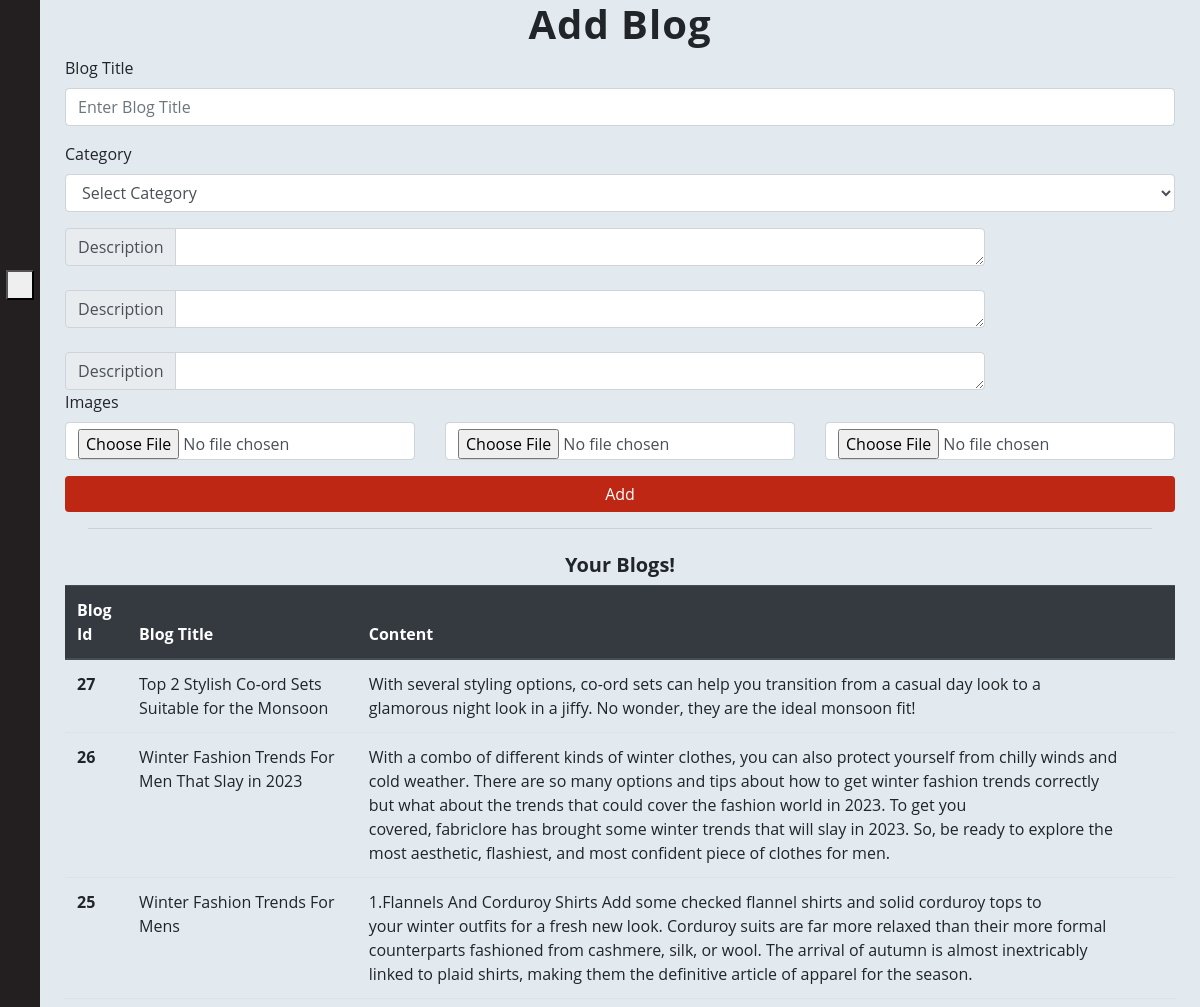
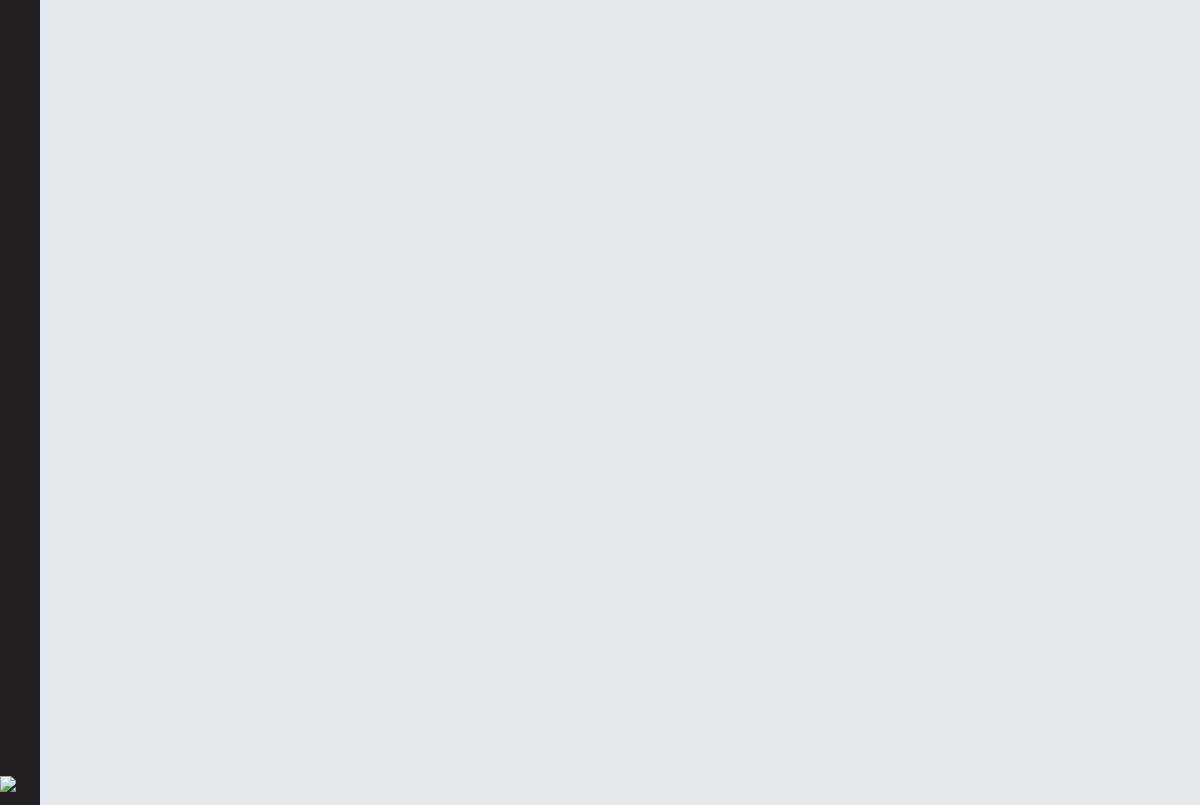
Page /seller/add_blog/ (signed in) on the committed database (2 pictures, top to bottom).
### saler/models.py (models this page shows, shortened)
class Blogs(models.Model):
	blog_id = models.BigAutoField(primary_key=True)
	blog_id2 = models.CharField(max_length=100,default='')
	shop = models.ForeignKey(User, on_delete=models.CASCADE,default='')
	blog_title = models.CharField(max_length=100)
	blog_category = models.CharField(max_length=100)
	desc = models.TextField()
	desc2 = models.TextField()
	desc3 = models.TextField()
	pub_date = models.DateField(auto_now=True)
	image1 = models.ImageField(upload_to='blogs/images', default="",null=True)
	image2 = models.ImageField(upload_to='blogs/images', default="",null=True,blank=True)
	image3 = models.ImageField(upload_to='blogs/images', default="",null=True,blank=True)

### saler/views.py (the view, shortened to what this page needs)
# urls.py: path("add_blog/", views.add_blog, name = "add_blog"),
@login_required
def add_blog(request):
	if request.user.is_superuser or request.user.is_staff:
		blogs = [p for p in Blogs.objects.all() if p.shop == request.user]
		if request.method == 'GET':
			blog_id = request.GET.get('blog_id', 0)
			del_prod = [p.blog_id for p in Blogs.objects.all() if p.shop == request.user]
			if int(blog_id) in del_prod:
				Blogs.objects.filter(blog_id=int(blog_id))[0].delete()
				messages.success(request, f'The Blog of id {blog_id} is deleted !')
				return redirect('/seller/add_blog/')
		subcat=[]
		for cat in category.objects.all():
			x = cat.sub_Categories.split(',')
			x.insert(0, cat)
			subcat.append(x)
		params = {
			'prod':blogs[::-1][0:20],
			'cart_element_no' : len([p for p in MyCart.objects.all() if p.user == request.user]),
			'subcat':subcat,
			}
		return render(request, 'saler/add_blog.html',params)
	else:
		return redirect("/")

### saler/templates/saler/add_blog.html (shortened to what this page needs)
{% extends 'saler/base.html' %}
{% load crispy_forms_tags %}
{% block saler_body %}
<div class="container">
	<h1 style="text-align: center; letter-spacing: 1px; font-family: Sans-Serif Fonts; font-weight: bolder;">Add Blog
	</h1>
	<form method="post" enctype="multipart/form-data">{% csrf_token %}
		<div class="row">
			<div class="col-md">
				<div class="form-group">
					<label for="BlogTitle">Blog Title</label>
					<input type="text" class="form-control" id="BlogTitle" name="blog_title"
						placeholder="Enter Blog Title" required>
				</div>
			</div>
		</div>
		<div class="form-group">
			<label for="category">Category</label>
			<select class="form-control" id="category" name="category" required>
				<option value="">Select Category</option>
			</select>
		</div>
		<div class="row">
			<div class="col-md-10">
				<div class="input-group">
					<div class="input-group-prepend">
						<span class="input-group-text">Description</span>
					</div>
					<textarea class="form-control" rows="1" aria-label="With textarea" name="desc"></textarea>
				</div><br>
						<div class="input-group">
							<div class="input-group-prepend">
								<span class="input-group-text">Description</span>
							</div>
							<textarea class="form-control" rows="1" aria-label="With textarea" name="desc2" required></textarea>
						</div><br>
				<div class="input-group">
							<div class="input-group-prepend">
								<span class="input-group-text">Description</span>
							</div>
							<textarea class="form-control" rows="1" aria-label="With textarea" name="desc3" required></textarea>
						</div>
			</div>
		</div>
		<label for="ProductName">Images</label>
		<div class="row">
			<div class="col-md">
				<input type="file" name="image1" accept="image/*" class="clearablefileinput form-control" required>
			</div>
			<div class="col-md">
				<input type="file" name="image2" accept="image/*" class="clearablefileinput form-control" required>
			</div>
			<div class="col-md">
				<input type="file" name="image3" accept="image/*" class="clearablefileinput form-control" required>
			</div>
		</div>
		<button type="submit" class="btn btn-primary mt-3" style="background-color: #be2714; border: none; width: 100%;">Add</button>
	</form>
</div>
<hr class="mr-5 ml-5 pb-2">
<div class="container">
	<h5 style="text-align: center; font-weight: bold;">Your Blogs! </h5>
	<div style="max-height: 420px; overflow-y: scroll;">
		<table class="table">
			<thead class="thead-dark">
				<tr>
					<th scope="col">Blog Id</th>
					<th scope="col">Blog Title</th>
					<th scope="col">Content</th>
					<th scope="col" style="text-align: right;"><i class="fa fa-trash" aria-hidden="true"></i></th>
				</tr>
			</thead>
			<tbody>
				{% for pr in prod %}
				<tr>
					<th scope="row">{{pr.blog_id}}</th>
					<td>{{pr.blog_title}}</td>
					<td>{{pr.desc}}</td>
					<form>
						<td style="text-align: right;"><button type="submit" class="btn" style="margin: 0;padding: 0"><i
									class="fa fa-trash" aria-hidden="true"></i></button></td>
					</form>
				</tr>
				{% endfor %}
			</tbody>
		</table>
	</div>
</div>
{% endblock saler_body %}

### rows in the picture
Blogs: blog_id "27", blog_title "Top 2 Stylish Co-ord Sets Suitable for the Monsoon", desc "With several styling options, co-ord sets can help you transition from a casual day look to a glamorous night look in a jiffy. No wonder, they are the ideal monsoon fit!"
Blogs: blog_id "26", blog_title "Winter Fashion Trends For Men That Slay in 2023", desc "With a combo of different kinds of winter clothes, you can also protect yourself from chilly winds and cold weather. There are so many options and tips about how to get winter fashion trends correctly but what about the trends that could cover the fashion world in 2023. To get you covered, fabriclore has brought some winter trends that will slay in 2023. So, be ready to explore the most aesthetic, flashiest, and most confident piece of clothes for men."
Blogs: blog_id "25", blog_title "Winter Fashion Trends For Mens", desc "1.Flannels And Corduroy Shirts Add some checked flannel shirts and solid corduroy tops to your winter outfits for a fresh new look. Corduroy suits are far more relaxed than their more formal counterparts fashioned from cashmere, silk, or wool. The arrival of autumn is almost inextricably linked to plaid shirts, making them the definitive article of apparel for the season."
